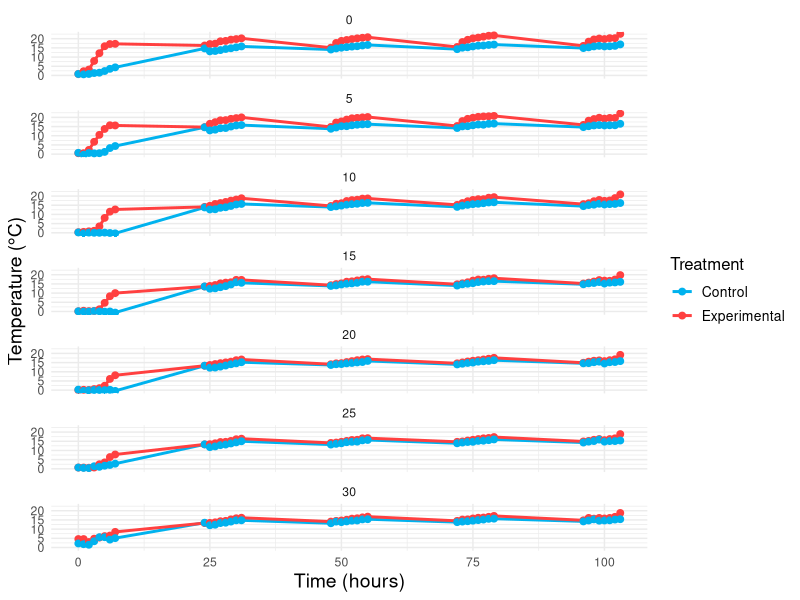
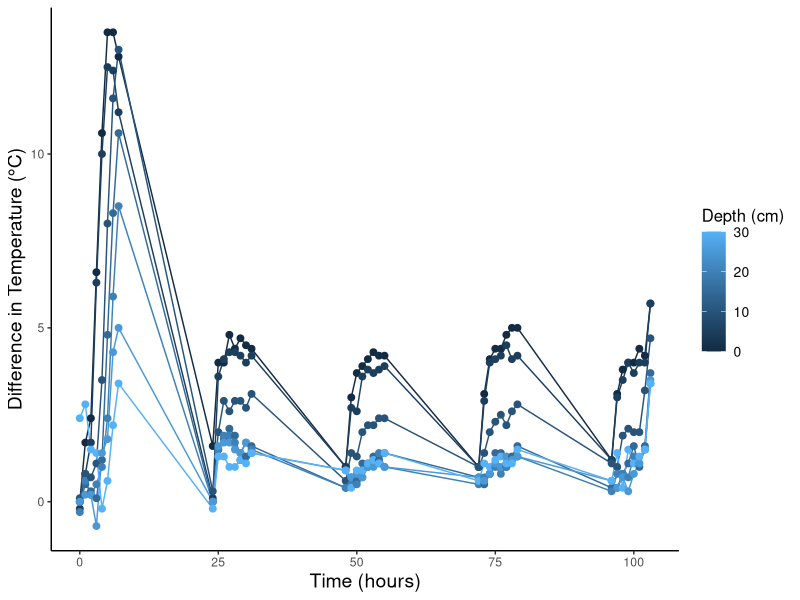

R code for these plots, in order:
# RQ2
# TEMPERATURE, TIME BY DEPTH 
# 09/12/2025


# LOAD LIBRARIES----
library(tidyverse)
library(ggplot2)
library(readxl)
library(dplyr)

# LOAD DATA----
clean_control_exp_data <- read_excel("datasets/lab_experiment/clean_control_exp_data.xlsx")


# FIGURE AS FACET WRAP ----
(rq2_facet_temp_time<-ggplot(clean_control_exp_data, aes(x = hour, y = temp, color = type)) +
  geom_line(size = 1) +
  geom_point(size = 2) +
  labs(
    x = "Time (hours)",
    y = "Temperature (°C)",
    color = "Treatment"
  ) +
  facet_wrap(~ depth, ncol = 1)+
   scale_color_manual(labels = c("con"="Control", "exp"= "Experimental") ,values = c("con" = "deepskyblue2", "exp" = "brown1"))+
  theme_minimal() +
  theme(
    plot.title = element_text(hjust = 0.5, size = 16, face = "bold"),
    axis.title.x = element_text(size = 14),
    axis.title.y = element_text(size = 14),
    legend.title = element_text(size = 12),
    legend.text = element_text(size = 10)
  )
)

# FIGURE AS DIFFERENCE IN TEMPERATURE----
(change_temp_time<-clean_control_exp_data %>%
   filter(!is.na(change_in_temp), !is.na(hour)) %>%
   ggplot(aes(x = hour, y = change_in_temp, color = depth, group = depth)) +
    geom_line() +
    geom_point(size = 2) +
    labs(
      x = "Time (hours)",
      y = "Difference in Temperature (°C)",
      color = "Depth (cm)"
    ) +
    theme_classic() +
    theme(
      plot.title = element_text(hjust = 0.5, size = 16, face = "bold"),
      axis.title.x = element_text(size = 14),
      axis.title.y = element_text(size = 14),
      legend.title = element_text(size = 12),
      legend.text = element_text(size = 10)
    )
)
